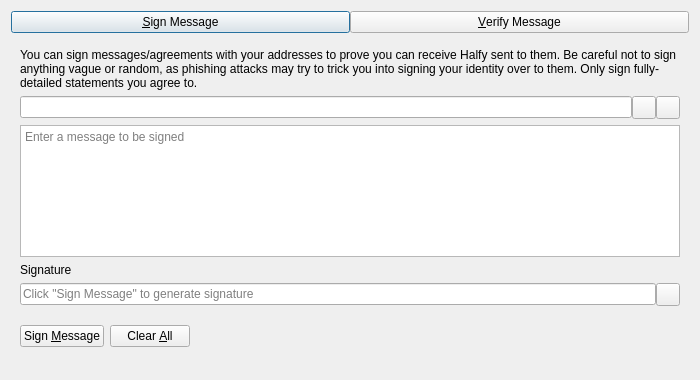
<?xml version="1.0" encoding="UTF-8"?>
<ui version="4.0">
 <class>SignVerifyMessageDialog</class>
 <widget class="QDialog" name="SignVerifyMessageDialog">
  <property name="geometry">
   <rect>
    <x>0</x>
    <y>0</y>
    <width>700</width>
    <height>380</height>
   </rect>
  </property>
  <property name="windowTitle">
   <string>Signatures - Sign / Verify a Message</string>
  </property>
  <property name="modal">
   <bool>true</bool>
  </property>
  <layout class="QVBoxLayout" name="verticalLayout">
   <item>
    <layout class="QHBoxLayout" name="horizontalLayout_Buttons_2">
     <property name="spacing">
      <number>0</number>
     </property>
     <property name="topMargin">
      <number>0</number>
     </property>
     <item>
      <widget class="QPushButton" name="btnSignMessage">
       <property name="text">
        <string>&amp;Sign Message</string>
       </property>
       <property name="checkable">
        <bool>true</bool>
       </property>
      </widget>
     </item>
     <item>
      <widget class="QPushButton" name="btnVerifyMessage">
       <property name="text">
        <string>&amp;Verify Message</string>
       </property>
       <property name="checkable">
        <bool>true</bool>
       </property>
      </widget>
     </item>
    </layout>
   </item>
   <item>
    <widget class="QStackedWidget" name="stackedWidgetSig">
     <property name="minimumSize">
      <size>
       <width>0</width>
       <height>0</height>
      </size>
     </property>
     <property name="currentIndex">
      <number>0</number>
     </property>
     <widget class="QWidget" name="pageSignMessage">
      <layout class="QVBoxLayout" name="verticalLayout_SM">
       <item>
        <widget class="QLabel" name="infoLabel_SM">
         <property name="text">
          <string>You can sign messages/agreements with your addresses to prove you can receive Halfy sent to them. Be careful not to sign anything vague or random, as phishing attacks may try to trick you into signing your identity over to them. Only sign fully-detailed statements you agree to.</string>
         </property>
         <property name="textFormat">
          <enum>Qt::PlainText</enum>
         </property>
         <property name="wordWrap">
          <bool>true</bool>
         </property>
        </widget>
       </item>
       <item>
        <layout class="QHBoxLayout" name="horizontalLayout_1_SM">
         <property name="spacing">
          <number>0</number>
         </property>
         <item>
          <widget class="QValidatedLineEdit" name="addressIn_SM">
           <property name="toolTip">
            <string>The Halfy address to sign the message with</string>
           </property>
          </widget>
         </item>
         <item>
          <widget class="QToolButton" name="addressBookButton_SM">
           <property name="toolTip">
            <string>Choose previously used address</string>
           </property>
           <property name="text">
            <string/>
           </property>
           <property name="shortcut">
            <string>Alt+A</string>
           </property>
          </widget>
         </item>
         <item>
          <widget class="QToolButton" name="pasteButton_SM">
           <property name="toolTip">
            <string>Paste address from clipboard</string>
           </property>
           <property name="text">
            <string/>
           </property>
           <property name="shortcut">
            <string>Alt+P</string>
           </property>
          </widget>
         </item>
        </layout>
       </item>
       <item>
        <widget class="QPlainTextEdit" name="messageIn_SM">
         <property name="toolTip">
          <string>Enter the message you want to sign here</string>
         </property>
         <property name="placeholderText">
          <string>Enter a message to be signed</string>
         </property>
        </widget>
       </item>
       <item>
        <widget class="QLabel" name="signatureLabel_SM">
         <property name="text">
          <string>Signature</string>
         </property>
         <property name="textFormat">
          <enum>Qt::PlainText</enum>
         </property>
        </widget>
       </item>
       <item>
        <layout class="QHBoxLayout" name="horizontalLayout_2_SM">
         <property name="spacing">
          <number>0</number>
         </property>
         <item>
          <widget class="QLineEdit" name="signatureOut_SM">
           <property name="placeholderText">
            <string>Click "Sign Message" to generate signature</string>
           </property>
           <property name="readOnly">
            <bool>true</bool>
           </property>
          </widget>
         </item>
         <item>
          <widget class="QToolButton" name="copySignatureButton_SM">
           <property name="toolTip">
            <string>Copy the current signature to the system clipboard</string>
           </property>
           <property name="text">
            <string/>
           </property>
          </widget>
         </item>
        </layout>
       </item>
       <item>
        <layout class="QHBoxLayout" name="horizontalLayout_3_SM">
         <item>
          <widget class="QPushButton" name="signMessageButton_SM">
           <property name="toolTip">
            <string>Sign the message to prove you own this Halfy address</string>
           </property>
           <property name="text">
            <string>Sign &amp;Message</string>
           </property>
           <property name="autoDefault">
            <bool>false</bool>
           </property>
          </widget>
         </item>
         <item>
          <widget class="QPushButton" name="clearButton_SM">
           <property name="toolTip">
            <string>Reset all sign message fields</string>
           </property>
           <property name="text">
            <string>Clear &amp;All</string>
           </property>
           <property name="autoDefault">
            <bool>false</bool>
           </property>
          </widget>
         </item>
         <item>
          <spacer name="horizontalSpacer_1_SM">
           <property name="orientation">
            <enum>Qt::Horizontal</enum>
           </property>
           <property name="sizeHint" stdset="0">
            <size>
             <width>40</width>
             <height>48</height>
            </size>
           </property>
          </spacer>
         </item>
         <item>
          <widget class="QLabel" name="statusLabel_SM">
           <property name="text">
            <string/>
           </property>
           <property name="wordWrap">
            <bool>true</bool>
           </property>
          </widget>
         </item>
         <item>
          <spacer name="horizontalSpacer_2_SM">
           <property name="orientation">
            <enum>Qt::Horizontal</enum>
           </property>
           <property name="sizeHint" stdset="0">
            <size>
             <width>40</width>
             <height>48</height>
            </size>
           </property>
          </spacer>
         </item>
        </layout>
       </item>
      </layout>
     </widget>
     <widget class="QWidget" name="pageVerifyMessage">
      <layout class="QVBoxLayout" name="verticalLayout_VM">
       <item>
        <widget class="QLabel" name="infoLabel_VM">
         <property name="text">
          <string>Enter the receiver's address, message (ensure you copy line breaks, spaces, tabs, etc. exactly) and signature below to verify the message. Be careful not to read more into the signature than what is in the signed message itself, to avoid being tricked by a man-in-the-middle attack. Note that this only proves the signing party receives with the address, it cannot prove sendership of any transaction!</string>
         </property>
         <property name="textFormat">
          <enum>Qt::PlainText</enum>
         </property>
         <property name="alignment">
          <set>Qt::AlignLeading|Qt::AlignLeft|Qt::AlignTop</set>
         </property>
         <property name="wordWrap">
          <bool>true</bool>
         </property>
        </widget>
       </item>
       <item>
        <layout class="QHBoxLayout" name="horizontalLayout_1_VM">
         <property name="spacing">
          <number>0</number>
         </property>
         <item>
          <widget class="QValidatedLineEdit" name="addressIn_VM">
           <property name="toolTip">
            <string>The Halfy address the message was signed with</string>
           </property>
          </widget>
         </item>
         <item>
          <widget class="QToolButton" name="addressBookButton_VM">
           <property name="toolTip">
            <string>Choose previously used address</string>
           </property>
           <property name="text">
            <string/>
           </property>
           <property name="shortcut">
            <string>Alt+A</string>
           </property>
          </widget>
         </item>
        </layout>
       </item>
       <item>
        <widget class="QPlainTextEdit" name="messageIn_VM">
          <property name="toolTip">
            <string>The signed message to verify</string>
          </property>
          <property name="placeholderText">
            <string>Enter a message to be verified</string>
          </property>
        </widget>
       </item>
       <item>
        <widget class="QValidatedLineEdit" name="signatureIn_VM">
          <property name="toolTip">
            <string>The signature given when the message was signed</string>
          </property>
          <property name="placeholderText">
            <string>Enter a signature for the message to be verified</string>
          </property>
        </widget>
       </item>
       <item>
        <layout class="QHBoxLayout" name="horizontalLayout_2_VM">
         <item>
          <widget class="QPushButton" name="verifyMessageButton_VM">
           <property name="toolTip">
            <string>Verify the message to ensure it was signed with the specified Halfy address</string>
           </property>
           <property name="text">
            <string>Verify &amp;Message</string>
           </property>
           <property name="autoDefault">
            <bool>false</bool>
           </property>
          </widget>
         </item>
         <item>
          <widget class="QPushButton" name="clearButton_VM">
           <property name="toolTip">
            <string>Reset all verify message fields</string>
           </property>
           <property name="text">
            <string>Clear &amp;All</string>
           </property>
           <property name="autoDefault">
            <bool>false</bool>
           </property>
          </widget>
         </item>
         <item>
          <spacer name="horizontalSpacer_1_VM">
           <property name="orientation">
            <enum>Qt::Horizontal</enum>
           </property>
           <property name="sizeHint" stdset="0">
            <size>
             <width>40</width>
             <height>48</height>
            </size>
           </property>
          </spacer>
         </item>
         <item>
          <widget class="QLabel" name="statusLabel_VM">
           <property name="text">
            <string/>
           </property>
           <property name="wordWrap">
            <bool>true</bool>
           </property>
          </widget>
         </item>
         <item>
          <spacer name="horizontalSpacer_2_VM">
           <property name="orientation">
            <enum>Qt::Horizontal</enum>
           </property>
           <property name="sizeHint" stdset="0">
            <size>
             <width>40</width>
             <height>48</height>
            </size>
           </property>
          </spacer>
         </item>
        </layout>
       </item>
      </layout>
     </widget>
    </widget>
   </item>
  </layout>
 </widget>
 <customwidgets>
  <customwidget>
   <class>QValidatedLineEdit</class>
   <extends>QLineEdit</extends>
   <header>qt/qvalidatedlineedit.h</header>
  </customwidget>
 </customwidgets>
 <resources>
  <include location="../halfy.qrc"/>
 </resources>
 <connections/>
</ui>
